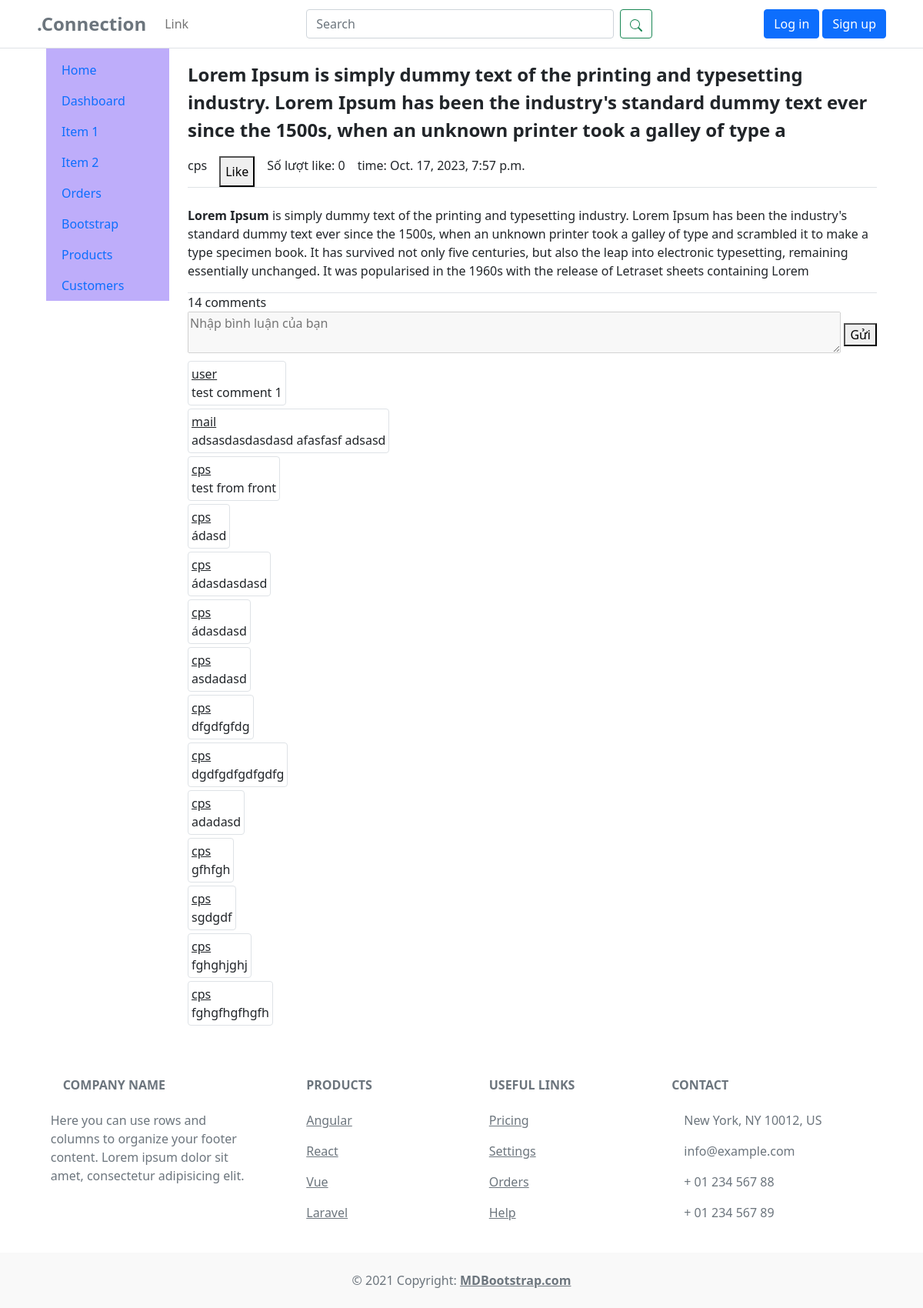
The app's page /post/17/ with its own data.
### app/models.py (models this page shows, shortened)
class Post(models.Model):
    title = models.CharField(max_length=200)
    content = HTMLField()
    user = models.ForeignKey(User, on_delete=models.CASCADE, default=None)
    likes = models.ManyToManyField(User, related_name='liked_posts')
    pub_date = models.DateTimeField(auto_now_add=True)

class Comment(models.Model):
    post = models.ForeignKey(Post, on_delete=models.CASCADE, related_name='comments')
    user = models.ForeignKey(User, on_delete=models.CASCADE)
    text = models.TextField()
    created_at = models.DateTimeField(auto_now_add=True)
    def __str__(self):
        return self.text

### app/views.py (the view)
# urls.py: path('post/<str:id>/', views.post, name="post"),
def post(req, id):
    post = Post.objects.get(id=id)
    comments = post.comments.all()
    comment_count = comments.count()
    return render(req, 'app/post.html', {'post': post, 'comments': comments, 'comment_count': comment_count})

### templates/app/post.html (shortened to what this page needs)
{% extends "components/base.html" %}
{% load static %}
{% block extrastyles %}
<link rel="stylesheet" type="text/css" href="{% static 'css/app.css' %}" />
{% endblock extrastyles %}
{% block content %}
<div class="border-bottom">
  <p class="fs-4 fw-bold">{{ post.title }}</p>
  <div class="d-flex gap-3">
    <p>{{ post.user.username }}</p>
    <button class="like-button" data-post-id="{{ post.id }}">
      {% if request.user in post.likes.all %}
      Unlike
      {% else %}
      Like
      {% endif %}
    </button>
    <p>Số lượt like: <span id="like-count">{{ post.likes.count }}</span></p>
    <p>time: {{ post.pub_date }}</p>
  </div>
</div>
<div class="mt-4">
  <p>{{ post.content|safe }}</p>
</div>
<div>
  <div class="mb-1 border-top">
    <p class="m-0">{{ comment_count }} comments</p>
    <form class="d-flex align-items-center">
      <div class="pe-1 flex-grow-1">
        {% if user.is_authenticated %}
        <textarea class="w-100" id="comment" data-post-id="{{post.id}}" name="comment"
          placeholder="Nhập bình luận của bạn" required></textarea>
        {% else %}
        <textarea class="w-100" id="comment" data-post-id="{{post.id}}" name="comment"
        placeholder="Nhập bình luận của bạn" required disabled></textarea>
        {% endif %}
      </div>
      <button type="button" id="submit_comment">Gửi</button>
    </form>
  </div>
  <div id="list-comment">
    {% for comment in comments %}
    <div class="mb-1">
      <div class="border rounded d-inline-block p-1">
        <p class="m-0 text-decoration-underline">{{ comment.user }}</p>
        <p class="m-0">{{ comment }}</p>
      </div>
    </div>
    {% endfor %}
  </div>
</div>
{% endblock content %}

### records on screen
Post: title "Lorem Ipsum is simply dummy text of the printing and typesetting industry. Lorem Ipsum has been the industry's standard dummy text ever since the 1500s, when an unknown printer took a galley of type a", user.username "cps", likes.count "0", pub_date "Oct. 17, 2023, 7:57 p.m.", content "Lorem Ipsum is simply dummy text of the printing and typesetting industry. Lorem Ipsum has been the industry's standard dummy text ever since the 1500s, when an unknown printer took a galley of type and scrambled it to make a type specimen book. It has survived not only five centuries, but also the leap into electronic typesetting, remaining essentially unchanged. It was popularised in the 1960s with the release of Letraset sheets containing Lorem", comment "Nhập bình luận của bạn"
Comment: user "user", text "test comment 1"
Comment: user "mail", text "adsasdasdasdasd afasfasf adsasd"
Comment: user "cps", text "test from front"
Comment: user "cps", text "ádasd"
Comment: user "cps", text "ádasdasdasd"
Comment: user "cps", text "ádasdasd"
Comment: user "cps", text "asdadasd"
Comment: user "cps", text "dfgdfgfdg"
Comment: user "cps", text "dgdfgdfgdfgdfg"
Comment: user "cps", text "adadasd"
Comment: user "cps", text "gfhfgh"
Comment: user "cps", text "sgdgdf"
Comment: user "cps", text "fghghjghj"
Comment: user "cps", text "fghgfhgfhgfh"

### other values on screen
{{ comment_count }} "14"
